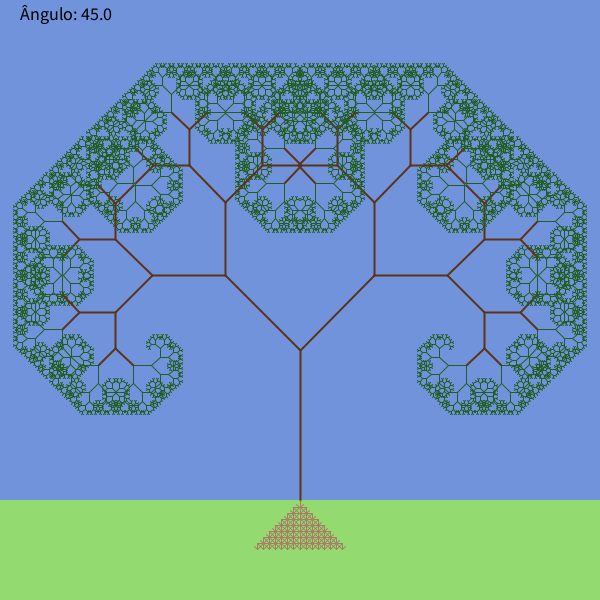
Frame 1 (no input)
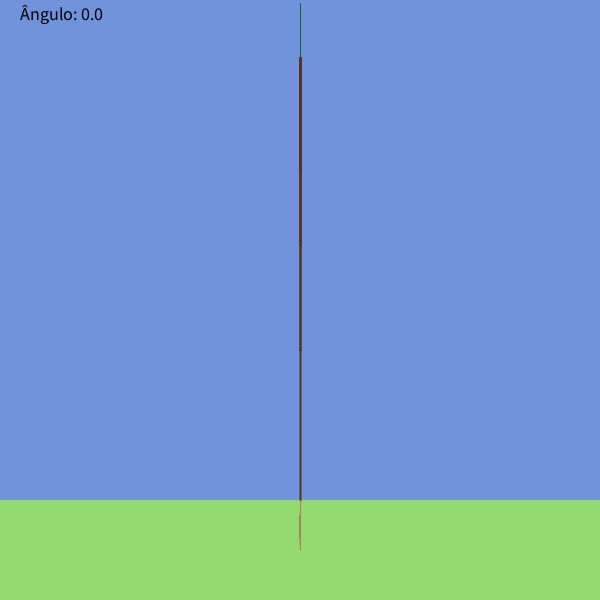
Frame 60 (the mouse pressed at the canvas centre just before this capture)
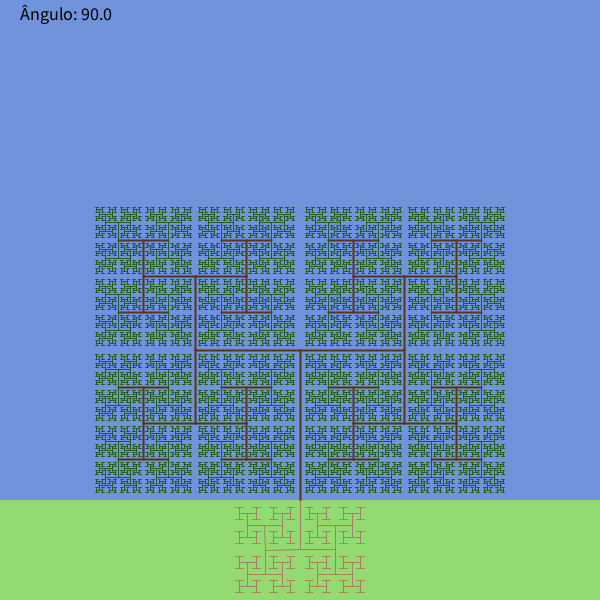
Frame 120 (the mouse held since frame 60 and released just before this capture)

The Processing sketch that drew these frames (run headless with seeded random() and noise(); from frame 60 on, the mouse is pressed at the canvas centre):

// Processing sketch: Fractal_Trees
// ── Fractal_Trees.pde
//O Angulo entre os Galhos
float angle = PI/4;

//Limite de comprimento dos Galhos e da Raiz
float limiteArvore = 2;
float limiteRaiz = 5;

void setup() {

  size(600, 600);
}

void draw() {

  background(112,147,219);
  fill(147,219,112);
  noStroke();
  rect(0, height - 100, width, height);

  fill(0);
  textSize(18);
  text("Ângulo: " + degrees(angle), 20, 20);

  pushMatrix();
  translate(width/2, height-100);
  float ComprimentoArvore = 150;
  buildTree(ComprimentoArvore);
  popMatrix();

  pushMatrix();
  translate(width/2, height-100);
  float ComprimentoRaiz = 50;
  buildRoots(ComprimentoRaiz);
  popMatrix();

  angle = (mouseX * PI)/ width;

  noFill();
}

void buildTree(float len) {

  if (len < (limiteArvore*12)) {
    strokeWeight(1);
    stroke(33, 94, 33);
  } else {
    strokeWeight(2);
    stroke(92, 51, 23);
  }

  line(0, 0, 0, -len);

  translate(0, -len);

  if (len > limiteArvore) {
    pushMatrix();
    rotate(angle);
    buildTree(len * 0.7);
    popMatrix();
    pushMatrix();
    rotate(-angle);
    buildTree(len * 0.7);
    popMatrix();
  }
}

void buildRoots(float len) {
  rotate(-PI);
  
  strokeWeight(1);
  stroke(165,128,100);

  line(0, 0, 0, -len);

  translate(0, -len);

  if (len > limiteRaiz) {
    pushMatrix();
    rotate(angle);
    buildRoots(len * 0.7);
    popMatrix();
    pushMatrix();
    rotate(-angle);
    buildRoots(len * 0.7);
    popMatrix();
  }
}
